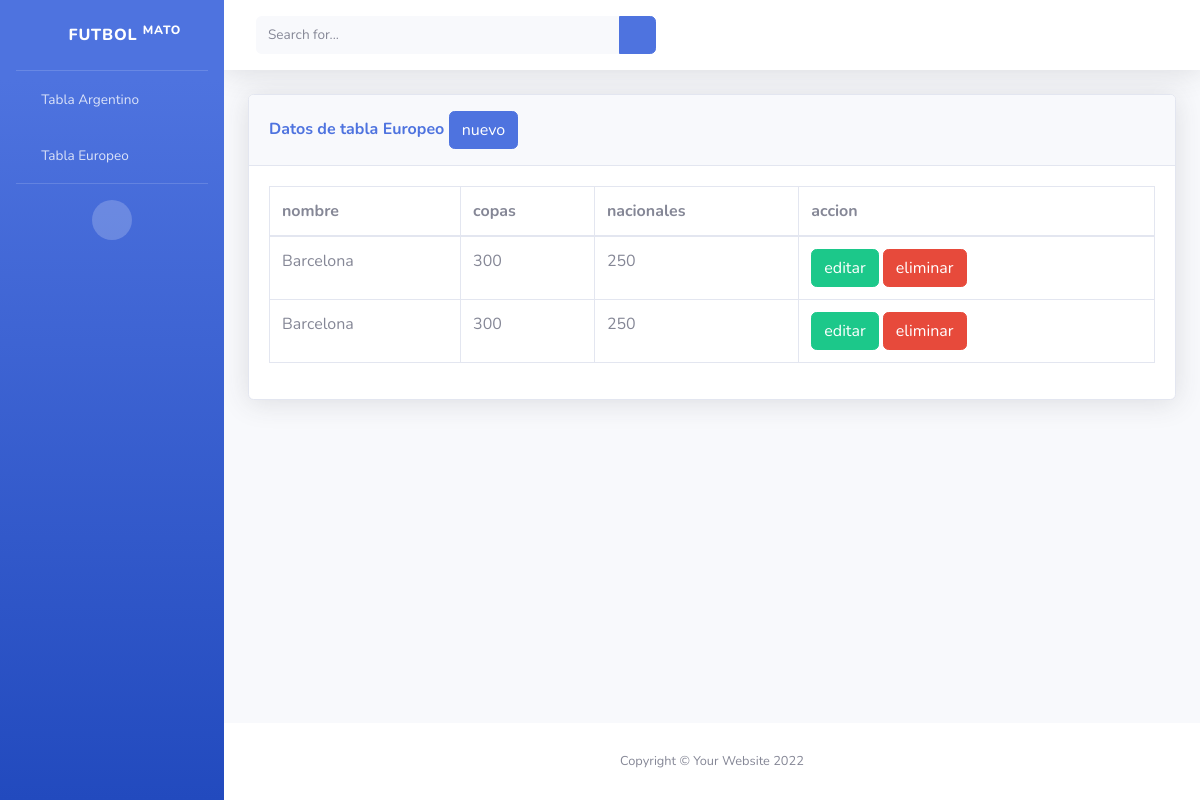
Page /europeo on the committed database.
### tables this page shows
CREATE TABLE `europeo` (
  `id` int(11) NOT NULL DEFAULT 0,
  `nombre` varchar(60) NOT NULL,
  `copas` varchar(60) NOT NULL,
  `nacionales` varchar(60) DEFAULT NULL
);

### controller/AbstractController.php (called while the page is built, shortened)
<?php
class AbstractController
{
    public function loadView($name, $parametros)
    {
        require_once "view/" . $name . ".php";
    }
}
?>

### controller/EuropeoController.php (called while the page is built, shortened)
<?php
require_once "controller/AbstractController.php";
class EuropeoController extends AbstractController
{
    public $config;
    public function __construct($config)
    {
        $this->config = $config;
        $this->config['tabla'] = $this->model->modeloTabla;
        $this->config['route'] = 'europeo';
    }
    public function index()
    {
        $parametros = [
            'titulo' => 'Datos de tabla ' . ucfirst($this->model->modeloTabla),
            'columnas' => $this->model->modeloColumnas
        ];
        $parametros['contenido'] = $this->service->traerTodo($this->config);
        $this->loadView('tabla', $parametros);
    }
}
?>

### service/BdatosService.php (called while the page is built, shortened)
<?php
class BdatosService
{
    public function crearConexionMysql($config)
    {
        return mysqli_connect(
            $config['hostname'],
            $config['usuario'],
            $config['contrasena']
        );
    }
    public function traerTodo($config)
    {
        $objetoConexion = $this->crearConexionMysql($config);
        mysqli_select_db($objetoConexion, $config['bdd']);
        $consulta = 'SELECT * FROM ' . $config['tabla'];
        $result = mysqli_query($objetoConexion, $consulta);
        $datos = mysqli_fetch_all($result);
        return $datos;
    }
}
?>

### view/tabla.php (the view)
<?php
include("arribaplantilla.php");
?>
                <div class="container-fluid">
                    <div class="card shadow mb-4">
                        <div class="card-header py-3">
                            <h6 class="m-0 font-weight-bold text-primary">
                                <?php
                                    echo $parametros['titulo'];
                                ?>
                                <a href="<?php echo $this->config['base_url'] . $this->config['route']?>/create" class="btn btn-primary">
                                    nuevo
                                </a>
                            </h6>
                        </div>
                        <div class="card-body">
                            <div class="table-responsive">
                                <table class="table table-bordered" id="dataTable" width="100%" cellspacing="0">
                                    <thead>
                                        <tr>
                                            <?php
                                                foreach ($parametros['columnas'] as $columna) {
                                                    echo '<th>' . $columna . '</th>';
                                                }
                                            ?>
                                            <th>accion</th>
                                        </tr>
                                    </thead>
                                    <tbody>
                                        <?php
                                            foreach ($parametros['contenido'] as $club) {
                                                echo
                                                    '<tr>
                                                        <td>' . $club[1] .'</td>
                                                        <td>' . $club[2] .'</td>
                                                        <td>' . $club[3] .'</td>
                                                        <td>
                                                            <a href="' . $this->config['base_url'] . $this->config['route'] . '/edit?id=' . $club[0] .'" class="btn btn-success">
                                                                editar
                                                            </a>
                                                            <a href="' . $this->config['base_url'] . $this->config['route'] . '/destroy?id=' . $club[0] .'" type="button" class="btn btn-danger">
                                                                eliminar
                                                            </a>
                                                        </td>
                                                    </tr>'
                                                ;
                                            }
                                        ?>
                                    </tbody>
                                </table>
                            </div>
                        </div>
                    </div>
                </div>
<?php
include("abajoplantilla.php");
?>

### rows in the picture
europeo: nombre "Barcelona", copas "300", nacionales "250"
europeo: nombre "Barcelona", copas "300", nacionales "250"

### other values in the picture
$texto "Tabla Argentino"
$texto "Tabla Europeo"
$parametros['titulo'] "Datos de tabla Europeo"
$columna "nombre"
$columna "copas"
$columna "nacionales"
